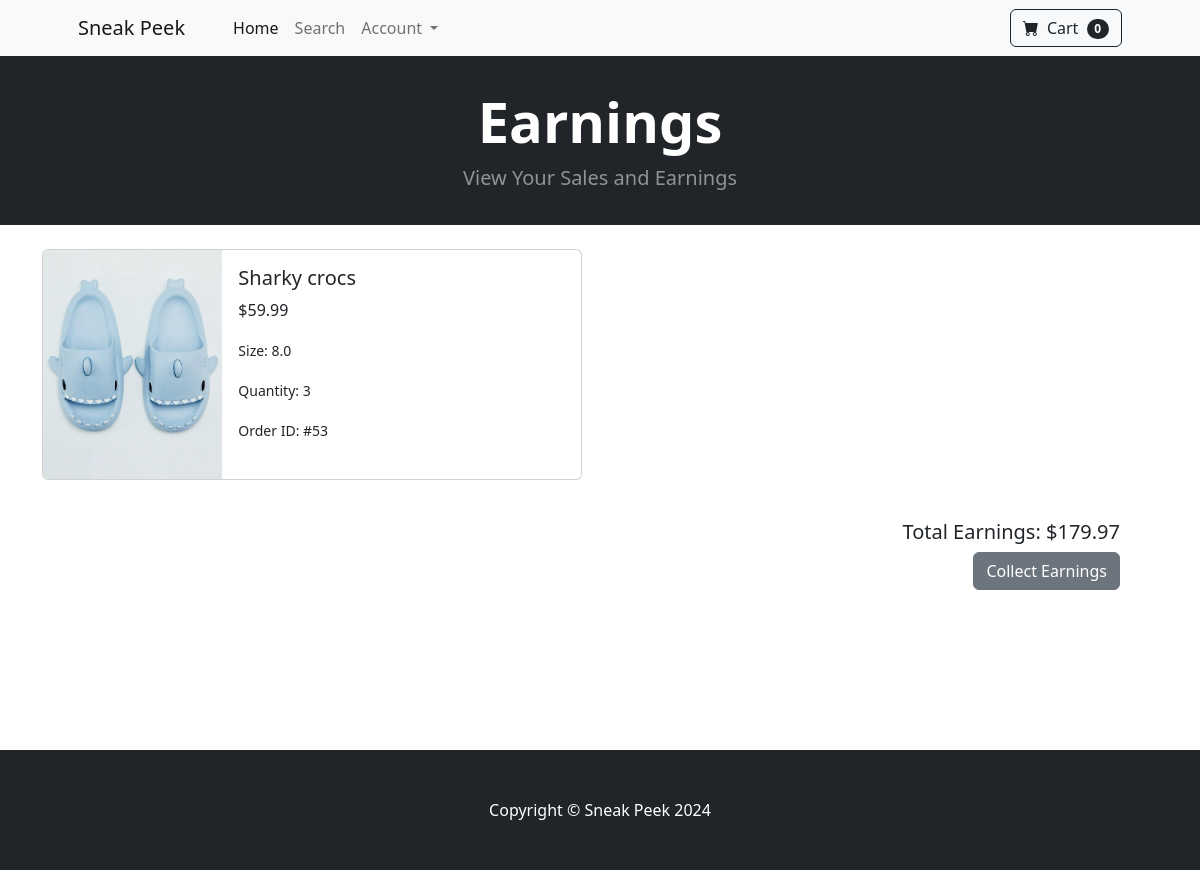
Screenshot of /earning/ (signed in) with the database file from the repository.
### sneakpeek/models.py (models this page shows, shortened)
class OrderItem(models.Model):
    order = models.ForeignKey(Order, on_delete=models.CASCADE, null=True)
    product = models.ForeignKey(Product, on_delete=models.CASCADE, null=True, blank=True)
    customer = models.ForeignKey(User, on_delete=models.CASCADE)
    seller_id = models.IntegerField(default=1)
    size = models.DecimalField(max_digits=2, decimal_places=1, null=True)
    quantity = models.PositiveBigIntegerField(default=1)
    price = models.DecimalField(max_digits=7, decimal_places=2)

class Product(models.Model):
    name = models.CharField(max_length=100)
    price = models.DecimalField(default=0, decimal_places=2, max_digits=6)
    quantity = models.IntegerField(default=1)
    category = models.ForeignKey(Category, on_delete=models.CASCADE, default=1)
    seller = models.ForeignKey(User, on_delete=models.CASCADE, default=1)
    brand = models.CharField(max_length=100, null=True)
    description = models.CharField(max_length=250, default='', blank=True, null=True)
    image = models.ImageField(upload_to='uploads/product/')
    approved = models.BooleanField(null=True)

class Order(models.Model):
    customer = models.ForeignKey(User, on_delete=models.CASCADE, null=True, blank=True)
    shipping_full_name = models.CharField(max_length=250, null=True, blank=True)
    email = models.EmailField(max_length=50, null=True, blank=True)
    date_ordered = models.DateField(auto_now_add=True, null=True, blank=True)
    amount_paid = models.DecimalField(max_digits=7, decimal_places=2, default=0)
    shipping_address = models.TextField(max_length=2000, default='', blank=True)
    billing_full_name = models.CharField(max_length=250, null=True, blank=True)
    billing_address = models.TextField(max_length=2000, default='', blank=True)
    card_number = models.CharField(max_length = 16, default='', blank=True)

class UserProfile(models.Model):
    user = models.OneToOneField(User, on_delete=models.CASCADE)
    approved = models.BooleanField(null=True)
    date_modified = models.DateTimeField(auto_now=True)
    account_type = models.CharField(max_length=50, blank=True)
    phone = models.CharField(max_length=50, blank=True)
    address1 = models.CharField(max_length=200, blank=True)
    address2 = models.CharField(max_length=200, blank=True)
    city = models.CharField(max_length=50, blank=True)
    state = models.CharField(max_length=50, blank=True)
    zipcode = models.CharField(max_length=50, blank=True)
    country = models.CharField(max_length=50, blank=True)
    earning = models.DecimalField(default=0, decimal_places=2, max_digits=10)
    old_cart= models.CharField(max_length=200, blank=True,null=True)

### sneakpeek/views.py (the view)
# urls.py: path('earning/', views.update_earning, name='earning'),
def update_earning(request):
    current_seller = request.user
    sold_orders = OrderItem.objects.filter(seller_id=current_seller.id)
    if request.method == "POST":
        current_user = request.user
        current_user.userprofile.earning = 0
        current_user.userprofile.save()
        messages.success(request, "We have initiated the transfer")
    return render(request, 'seller_earnings.html', {'sold_orders':sold_orders})

### cart/cart.py (called while the page is built)
    def __len__(self):
        return len(self.cart)

### cart/context_processors.py (called while the page is built)
def cart(request):
    return {'cart': Cart(request)}

### sneakpeek/templates/seller_earnings.html (shortened to what this page needs)
{% extends 'base.html' %}
{% block content %}
        <header class="bg-dark py-3">
            <div class="container px-4 px-lg-5 my-3">
                <div class="text-center text-white">
                    <h1 class="display-4 fw-bolder">Earnings</h1>
                    <p class="lead fw-normal text-white-50 mb-0">View Your Sales and Earnings</p>
                </div>
            </div>
        </header>
        <br/>
        <div class="container">
        {% for order in sold_orders %}
        <div class="card mb-3" style="max-width: 540px;">
            <div class="row g-0">
              <div class="col-md-4">
                <img src="{{ order.product.image.url }}" class="img-fluid rounded-start" alt="...">
              </div>
              <div class="col-md-8">
                <div class="card-body">
                  <h5 class="card-title">{{ order.product.name }}</h5>
                  <p class="card-text">${{ order.price }}</p>
                  <p class="card-text"><small class="text-body-secondary">Size: {{ order.size }}</small></p>
                  <p class="card-text"><small class="text-body-secondary">Quantity: {{ order.quantity }}</small></p>
                  <p class="card-text"><small class="text-body-secondary">Order ID: #{{ order.order.id }}</small></p>
                </div>
              </div>
            </div>
          </div>
          {% endfor %}
        </div>
        <form method="POST" action="{% url 'earning' %}">
            <h5 style="text-align: right; margin-right: 80px;">Total Earnings: ${{ user.userprofile.earning }} </h5>
            <p style="text-align: right; margin-right: 80px;">
                <button type="submit" class="btn btn-secondary">Collect Earnings</button>
                </p>
        </form>
{% endblock %}

### rows the page displays
OrderItem: product.image (picture), product.name "Sharky crocs", price "59.99", size "8.0", quantity "3", order.id "53"

### other values shown
{{ cart|length }} "0"
{{ user.userprofile.earning }} "179.97"
